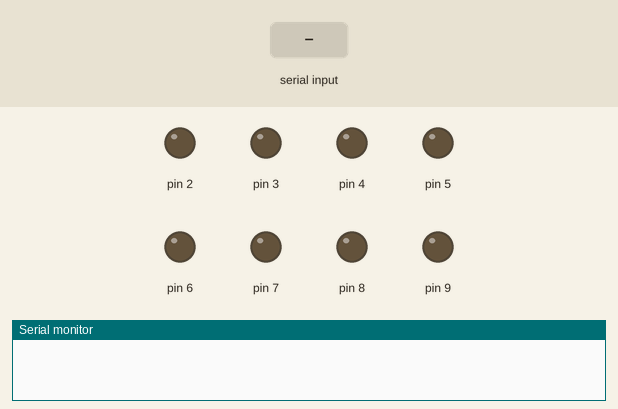
This sketch was run on a simulated Arduino Uno, built with avr-gcc and run on an emulated ATmega328P. Parts: output pins drawn as LEDs (lit = HIGH), the last lines printed to the serial monitor. Inputs (shaded band) come from the test bench.

Above: at 1.2 s.
1.3 s: "1" received over the second serial link
At 2.3 s:
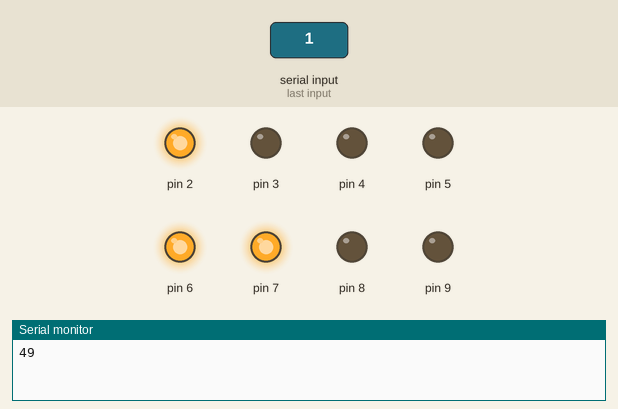
2.8 s: "0" received over the second serial link
At 3.4 s:
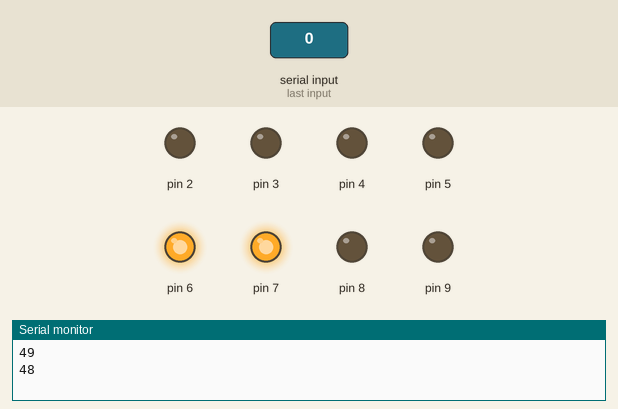
4.3 s: "2" received over the second serial link
At 4.6 s:
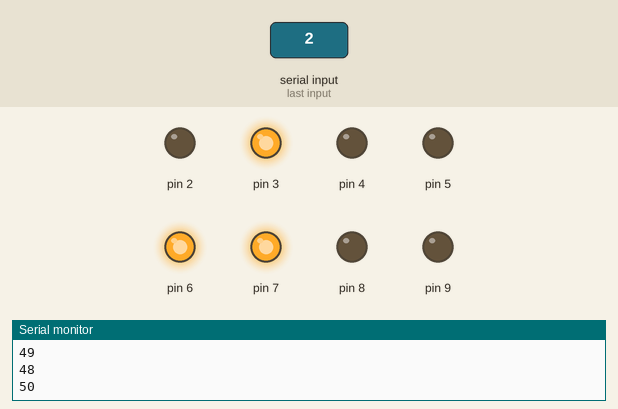
Timing chart, 0 to 7.3 s (numbered marks = the images above; inputs shaded):
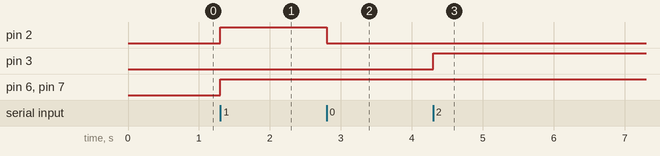

Measured:
- after the input at 1.3 s, pin 2, pin 6, pin 7: LOW → HIGH at once
- after the input at 2.8 s, pin 2: HIGH → LOW at once
- after the input at 4.3 s, pin 3: LOW → HIGH at once

The sketch:

rx.ino
```cpp
#include <SoftwareSerial.h>
SoftwareSerial arduino(A5, A4);
unsigned int x ;
int count = 0;
bool state = true;

int a[8];
bool c1, c2, c3, c4, c5, c6, c7, c8;

void setup() {
  Serial.begin(115200);
  pinMode(0x02, OUTPUT);
  pinMode(0x03, OUTPUT);
  pinMode(0x04, OUTPUT);
  pinMode(0x05, OUTPUT);
  pinMode(0x06, OUTPUT);
  pinMode(0x07, OUTPUT);
  pinMode(0x08, OUTPUT);
  pinMode(0x09, OUTPUT);

  arduino.begin(115200);
  digitalWrite(0x02, LOW);
  digitalWrite(0x03, LOW);
  digitalWrite(0x04, LOW);
  digitalWrite(0x05, LOW);
  digitalWrite(0x06, LOW);
  digitalWrite(0x07, LOW);
  digitalWrite(0x08, LOW);
  digitalWrite(0x09, LOW);

}

void loop() {

  while ( arduino.available() ) {
    x = arduino.read();
    Serial.println(x);
    for ( int i = 0 ; x > 0 ; ++i ) {
      a[i] = x % 2;
      x = x / 2;
    }

    if ( a[0] == 1 ) {
      c1 = true;
    } else {
      c1 = false;
    }

    if ( a[1] == 1 ) {
      c2 = true;
    } else {
      c2 = false;
    }

    if ( a[2] == 1 ) {
      c3 = true;
    } else {
      c3 = false;
    }

    if ( a[3] == 1 ) {
      c4 = true;
    } else {
      c4 = false;
    }

    if ( a[4] == 1 ) {
      c5 = true;
    } else {
      c5 = false;
    }

    if ( a[5] == 1 ) {
      c6 = true;
    } else {
      c6 = false;
    }

    if ( a[6] == 1 ) {
      c7 = true;
    } else {
      c7 = false;
    }

    if ( a[7] == 1 ) {
      c8 = true;
    } else {
      c8 = false;
    }

    writing(c1, c2, c3, c4, c5, c6, c7, c8);


    //    if ( x == 127 ) {
    //      if ( state == true ) {
    //        close_all();
    //        state = false;
    //      }
    //      ++count;
    //    } else {
    //      count = 0;
    //      state = true;
    //    }
    //
    //    if ( count == 30 ) {
    //      do_something();
    //    }


    for ( int i = 0 ; i < 8 ; ++i ) {
      a[i] = 0;
    }

  }


}

void writing(int a1, int a2, int a3, int a4, int a5, int a6, int a7, int a8) {
  digitalWrite(0x02, a1);
  digitalWrite(0x03, a2);
  digitalWrite(0x04, a3);
  digitalWrite(0x05, a4);
  digitalWrite(0x06, a5);
  digitalWrite(0x07, a6);
  digitalWrite(0x08, a7);
  digitalWrite(0x09, a8);
}

void do_something() {

}
```
